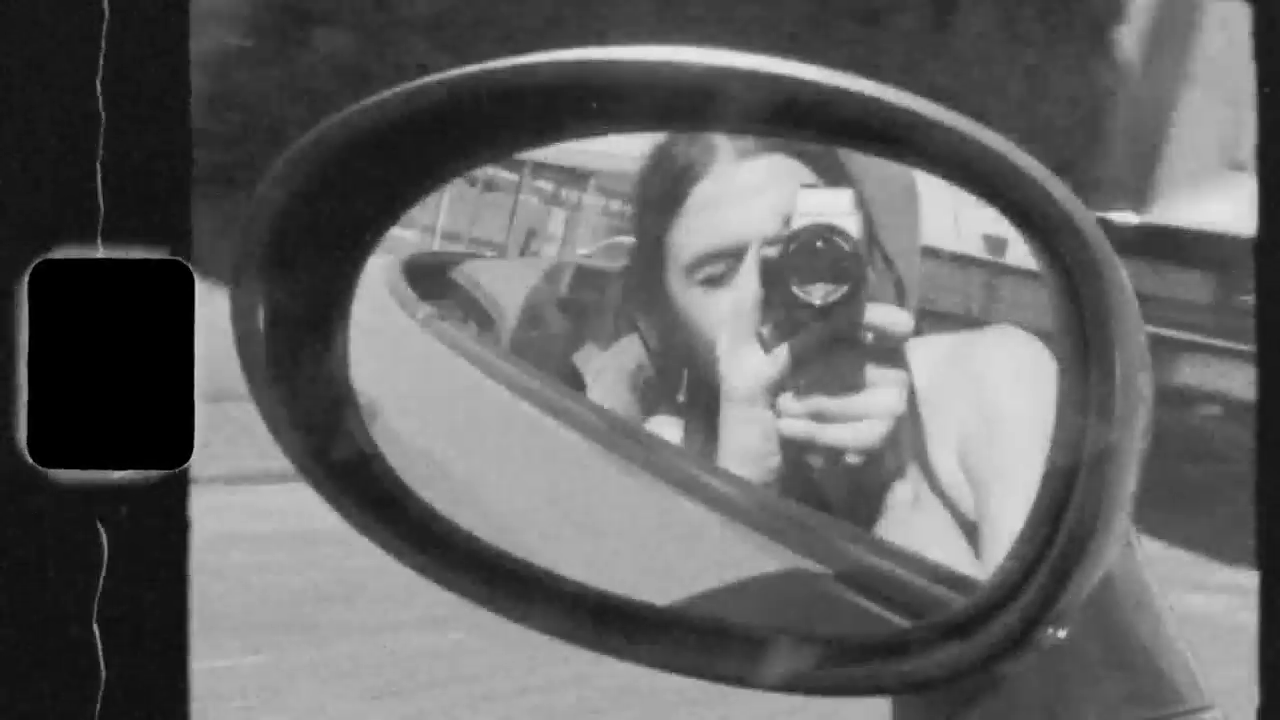
#> input picture frame 12 of code/colorization/dataset/temp/test_input/difficult.mp4, 1280 x 720 px, given in place of input_video.mp4, which was not available
$ python build_dataset.py
#> lines starting #> are read from the running program, lines starting #| are printed output that depends on the picture; pictures that were not available may be replaced by others from this repository, and a replacement may not be noted
# build_dataset.py

import os
import cv2
from PIL import Image
from tqdm import tqdm

def extract_triplets_from_video(
    video_path,
    output_root="train_data",
    resize=(512, 512),
    stride=2,
    gray=True,
    min_length=3
):
    # 创建输出目录
#> called with video_path = './raw_data/input_video.mp4', output_root = './train_data', resize = (512, 512), stride = 2, gray = True, min_length = 3
    os.makedirs(output_root, exist_ok=True)

    # 打开视频
    cap = cv2.VideoCapture(video_path)
    frames = []
    success, frame = cap.read()
#> frame is the input picture: shape (720, 1280, 3); min 0, max 236, mean 99.2

    while success:
        frame = cv2.cvtColor(frame, cv2.COLOR_BGR2RGB)
        pil_img = Image.fromarray(frame)

        if gray:
            pil_img = pil_img.convert("L").convert("RGB")

        if resize:
            pil_img = pil_img.resize(resize)
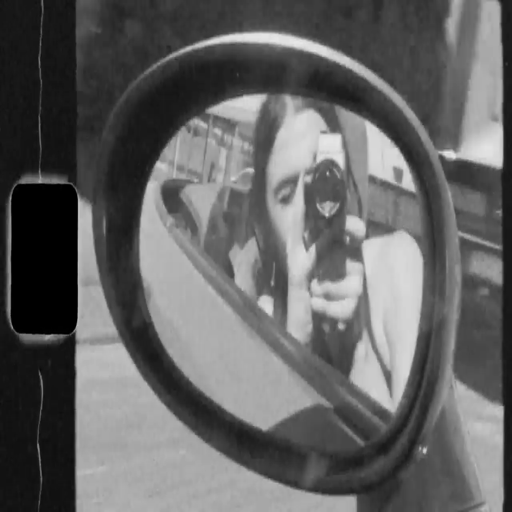
#> pil_img: PIL image 512x512 RGB; min 0, max 231, mean 99.2

        frames.append(pil_img)
        success, frame = cap.read()
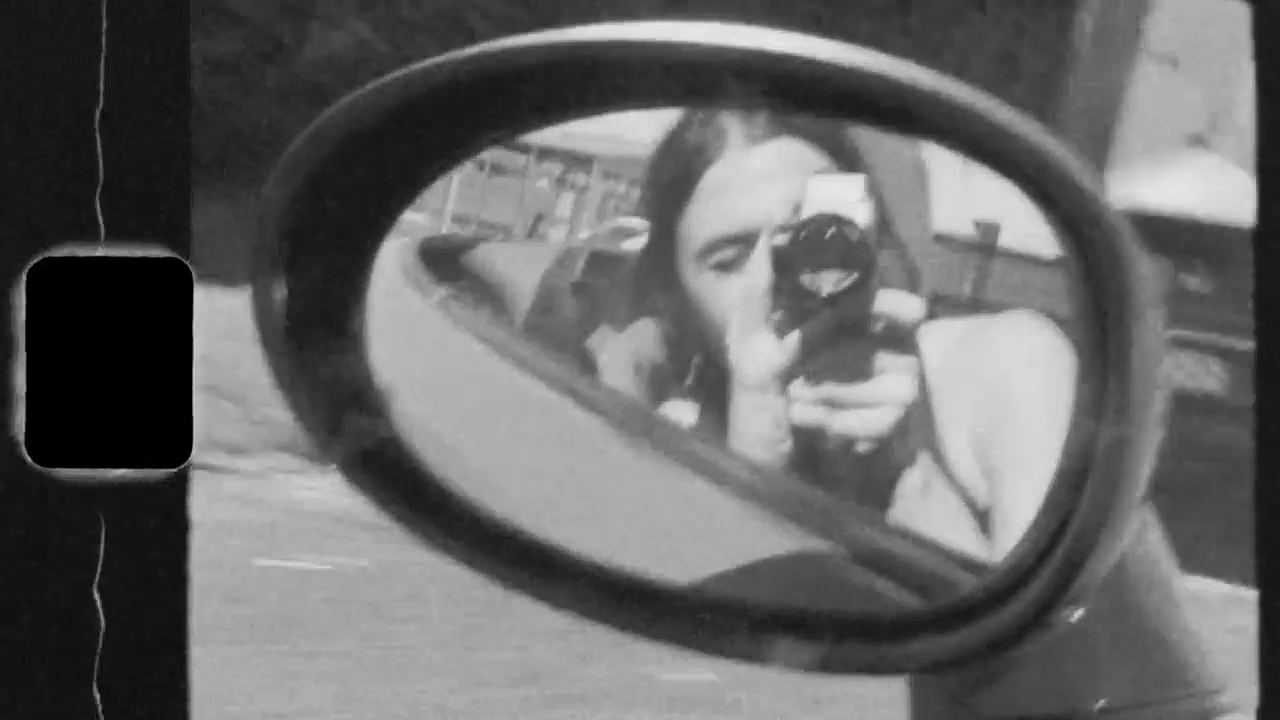
#> input picture frame 13 of code/colorization/dataset/temp/test_input/difficult.mp4, 1280 x 720 px, given in place of input_video.mp4, which was not available
#> frame is the input picture: shape (720, 1280, 3); min 0, max 231, mean 102.8

    cap.release()

    # 遍历所有连续三帧
    triplet_count = 0
    for i in tqdm(range(0, len(frames) - 2 * stride), desc="Extracting triplets"):
        i0, it, i1 = i, i + stride, i + 2 * stride
        if i1 >= len(frames):
            break

        scene_dir = os.path.join(output_root, f"scene_{triplet_count:04d}")
        os.makedirs(scene_dir, exist_ok=True)

        frames[i0].save(os.path.join(scene_dir, "frame_0.png"))
        frames[it].save(os.path.join(scene_dir, "frame_t.png"))  # 中间帧（GT）
        frames[i1].save(os.path.join(scene_dir, "frame_1.png"))

        triplet_count += 1

    print(f"✅ 生成完成：共生成 {triplet_count} 个三帧训练样本。")

if __name__ == "__main__":
    extract_triplets_from_video(
        video_path="./raw_data/input_video.mp4",
        output_root="./train_data",
        resize=(512, 512),
        stride=2,
        gray=True
    )

$ run again, starting later in the video
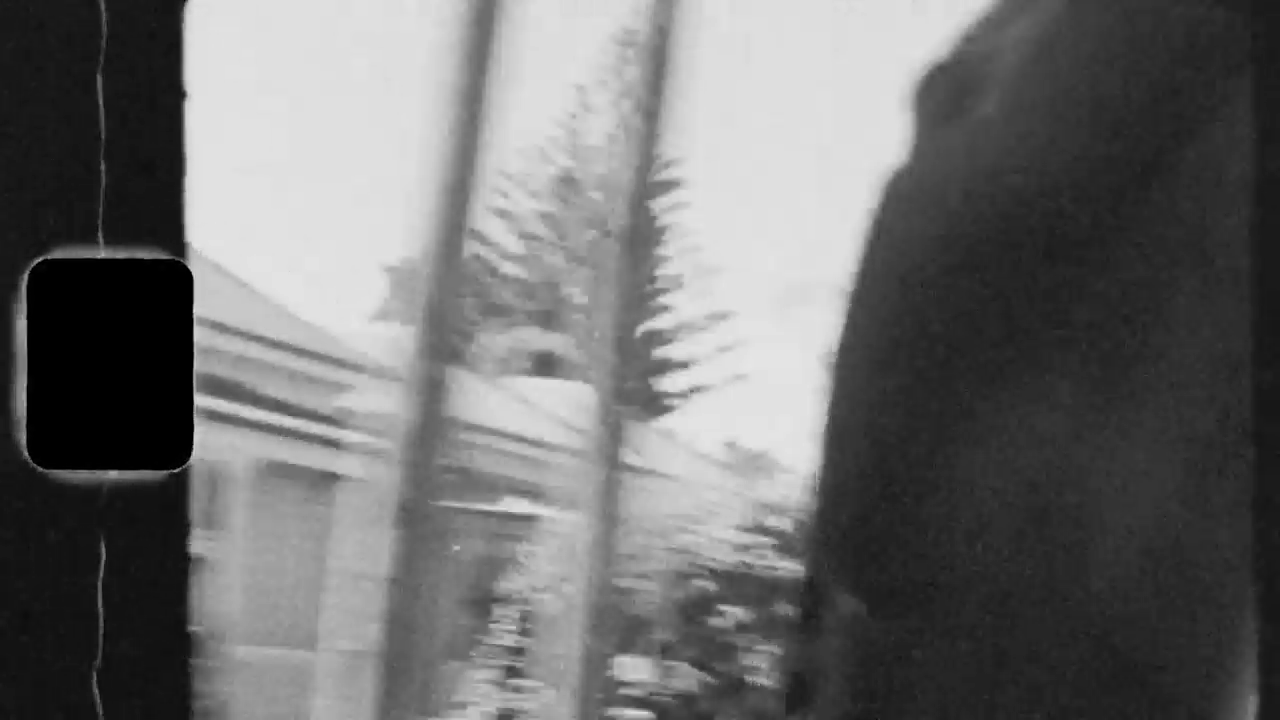
#> input picture frame 55 of code/colorization/dataset/temp/test_input/difficult.mp4, 1280 x 720 px, given in place of input_video.mp4, which was not available
#> in extract_triplets_from_video, frame is the input picture: shape (720, 1280, 3); min 0, max 230, mean 109.6
#> in extract_triplets_from_video, `pil_img = pil_img.resize(resize)`:
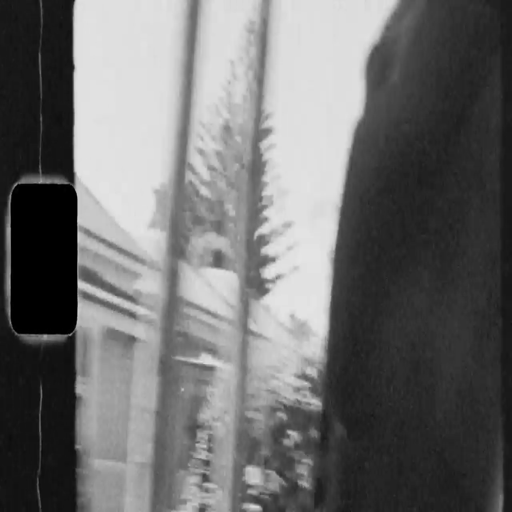
#> pil_img: PIL image 512x512 RGB; min 0, max 230, mean 109.6
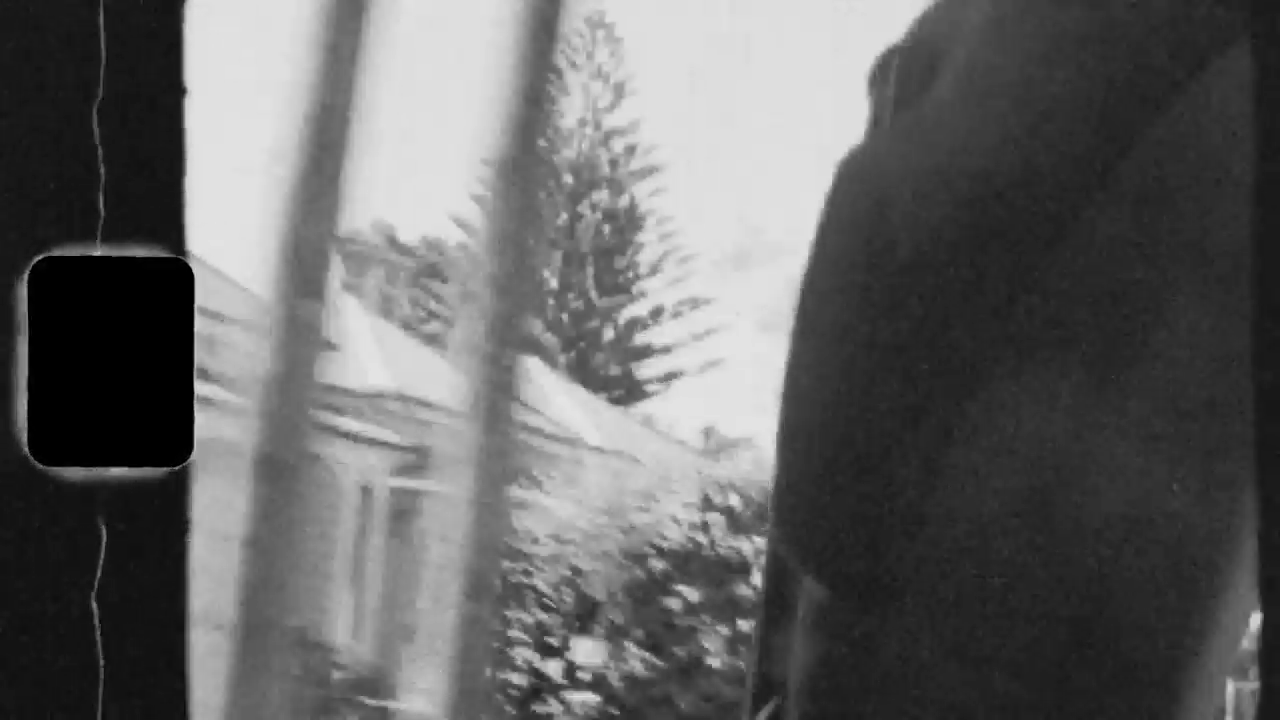
#> input picture frame 56 of code/colorization/dataset/temp/test_input/difficult.mp4, 1280 x 720 px, given in place of input_video.mp4, which was not available
#> in extract_triplets_from_video, frame is the input picture: shape (720, 1280, 3); min 0, max 229, mean 100.3

$ run again, starting later in the video
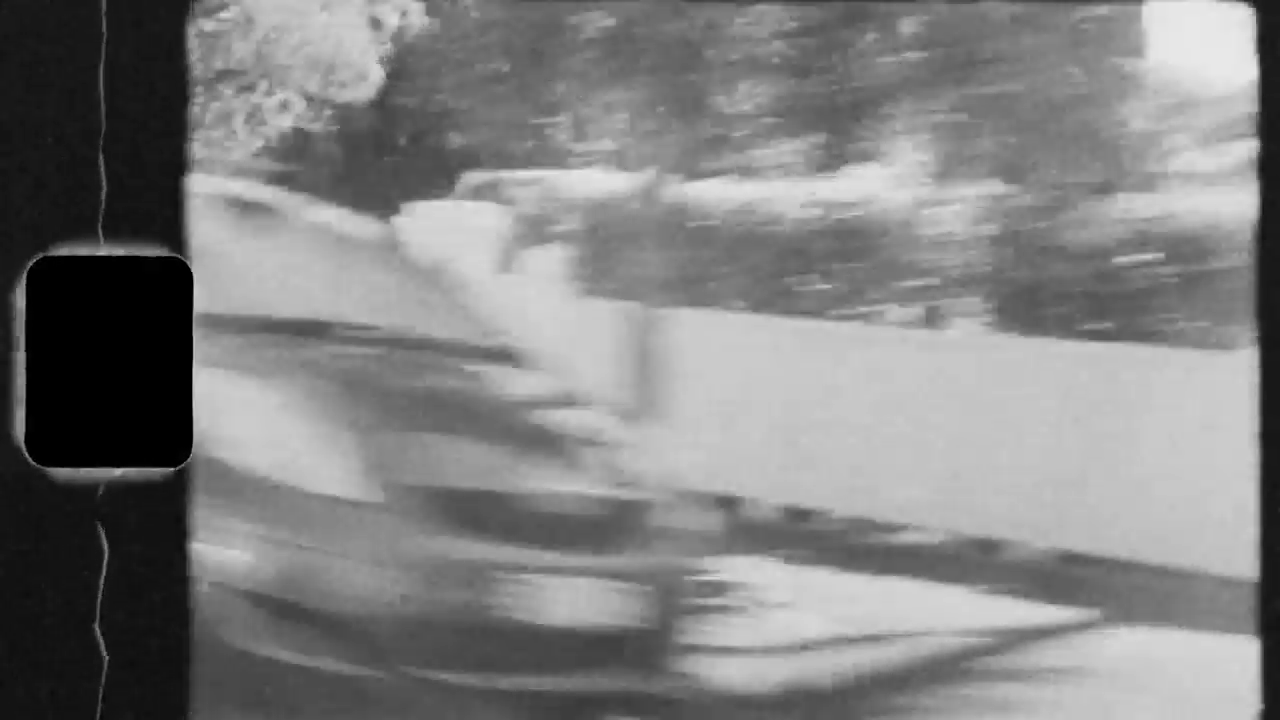
#> input picture frame 98 of code/colorization/dataset/temp/test_input/difficult.mp4, 1280 x 720 px, given in place of input_video.mp4, which was not available
#> in extract_triplets_from_video, frame is the input picture: shape (720, 1280, 3); min 0, max 234, mean 128.9
#> in extract_triplets_from_video, `pil_img = pil_img.resize(resize)`:
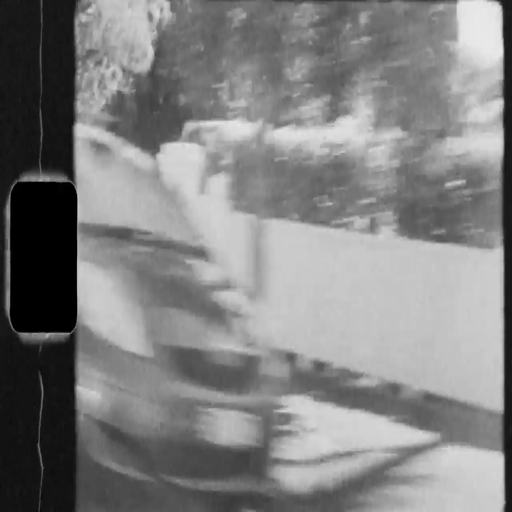
#> pil_img: PIL image 512x512 RGB; min 0, max 232, mean 128.9
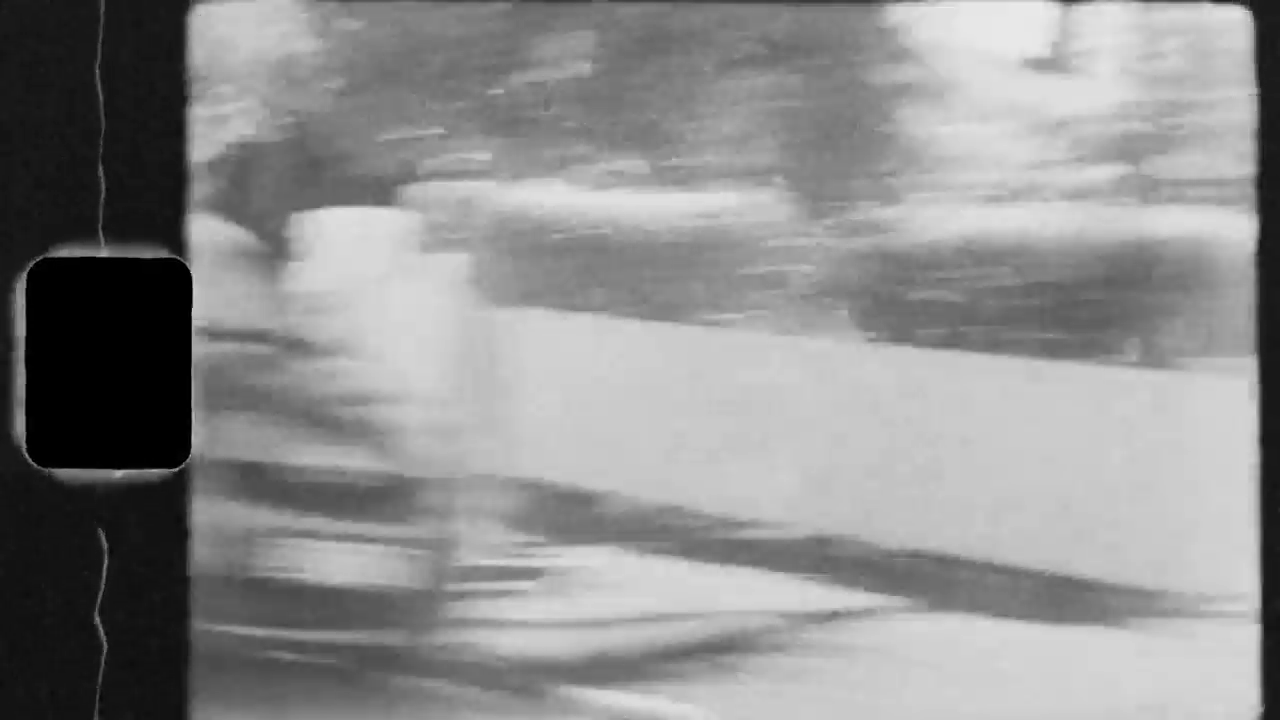
#> input picture frame 99 of code/colorization/dataset/temp/test_input/difficult.mp4, 1280 x 720 px, given in place of input_video.mp4, which was not available
#> in extract_triplets_from_video, frame is the input picture: shape (720, 1280, 3); min 0, max 236, mean 142.4
